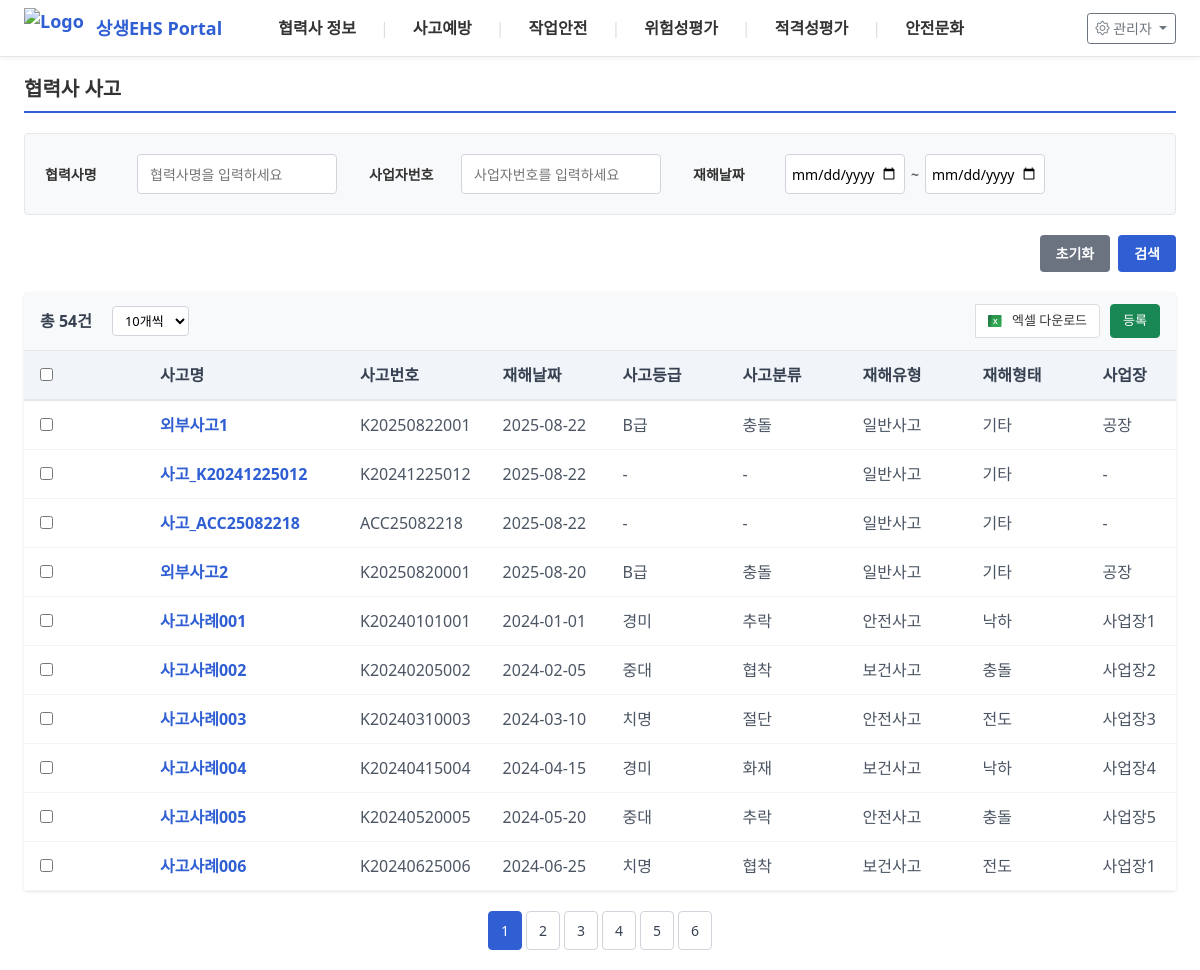
Screenshot of /partner-accident with the database file from the repository.
### tables this page shows
CREATE TABLE accidents_cache (
                id INTEGER PRIMARY KEY AUTOINCREMENT,
                business_number TEXT NOT NULL,
                accident_date TEXT,
                accident_type TEXT,
                accident_location TEXT,
                accident_description TEXT,
                injury_level TEXT,
                injured_count INTEGER,
                cause_analysis TEXT,
                preventive_measures TEXT,
                report_date TEXT,
                reporter_name TEXT,
                synced_at DATETIME DEFAULT CURRENT_TIMESTAMP, custom_data TEXT, accident_number TEXT, accident_name TEXT, accident_time TEXT, accident_datetime TEXT, accident_grade TEXT, injury_type TEXT, injury_form TEXT, workplace TEXT, building TEXT, floor TEXT, location_detail TEXT, day_of_week TEXT, responsible_company1 TEXT, responsible_company1_no TEXT, responsible_company2 TEXT, responsible_company2_no TEXT, is_deleted INTEGER DEFAULT 0,
                FOREIGN KEY (business_number) REFERENCES partners_cache (business_number)
            );

### app.py (the view)
@app.route("/partner-accident")
def partner_accident_route():
    return partner_accident()

### app.py (called while the page is built, shortened)
def from_json_filter(value):
    try:
        return json.loads(value) if value else []
    except:
        return []

def init_sample_data():
    conn = partner_manager.db_config.get_sqlite_connection()
    cursor = conn.cursor()
    try:
        cursor.execute("SELECT COUNT(*) FROM partners_cache")
        count = cursor.fetchone()[0]
        cursor.execute("PRAGMA table_info(partners_cache)")
        columns = [col[1] for col in cursor.fetchall()]
        if count > 0:
            conn.close()
            return
    except Exception as e:
        logging.warning(f"데이터 확인 중 오류: {e}")

@app.before_request
def before_request():
    if request.path != '/data-recovery':
        init_db()

def convert_code_to_value(column_key, code):
    if not code:
        return code
    if column_key in DROPDOWN_MAPPINGS:
        return DROPDOWN_MAPPINGS[column_key].get(code, code)
    try:
        conn = sqlite3.connect(DB_PATH)
        cursor = conn.cursor()
        result = cursor.execute("""
            SELECT option_value
            FROM dropdown_option_codes
            WHERE column_key = ? AND option_code = ?
        """, (column_key, code)).fetchone()
        conn.close()
        if result:
            return result[0]
        else:
            return code
    except:
        return code

@app.after_request
def add_header(response):
    response.headers['Cache-Control'] = 'no-cache, no-store, must-revalidate'
    response.headers['Pragma'] = 'no-cache'
    response.headers['Expires'] = '0'
    return response

### database_config.py (called while the page is built)
    def get_sqlite_connection(self):
        return sqlite3.connect(self.local_db_path)

### templates/partner-accident.html (shortened to what this page needs)
{% extends "base.html" %}
{% block content %}
<div class="page-header">
    <h2 class="page-title">협력사 사고</h2>
</div>
<div class="search-section">
    <form method="GET" class="search-form">
        <div class="search-fields">
            <div class="search-group">
                <label>협력사명</label>
                <input type="text" name="company_name" value="{{ request.args.get('company_name', '') }}" placeholder="협력사명을 입력하세요">
            </div>
            <div class="search-group">
                <label>사업자번호</label>
                <input type="text" name="business_number" value="{{ request.args.get('business_number', '') }}" placeholder="사업자번호를 입력하세요">
            </div>
            <div class="search-group range-group">
                <label>재해날짜</label>
                <div class="range-inputs">
                    <input type="date" name="accident_date_start" value="{{ request.args.get('accident_date_start', '') }}" placeholder="시작일">
                    <span class="range-separator">~</span>
                    <input type="date" name="accident_date_end" value="{{ request.args.get('accident_date_end', '') }}" placeholder="종료일">
                </div>
            </div>
        </div>
    </form>
</div>
<div class="search-buttons-section">
    <div class="search-buttons">
        <button type="button" onclick="resetForm()" class="btn-reset">초기화</button>
        <button type="button" onclick="document.querySelector('.search-form').submit()" class="btn-search">검색</button>
    </div>
</div>
<div class="table-section">
    <div class="table-header">
        <div class="left-controls">
            <span class="total-count">총 {{ total_count }}건</span>
            <div class="per-page-selector">
                <select onchange="changePerPage(this.value)">
                    <option value="10" {% if request.args.get('per_page', '10') == '10' %}selected{% endif %}>10개씩</option>
                </select>
            </div>
        </div>
        <div class="action-buttons">
            <button class="btn btn-sm btn-excel-download" onclick="exportToExcel()">
                <img src="/static/icons/excel-icon.svg" style="vertical-align: middle; margin-right: 4px;" width="16" height="16">
                엑셀 다운로드
            </button>
            <button class="btn btn-sm btn-register" onclick="showRegisterModal()">
                등록
            </button>
        </div>
    </div>
    <div class="table-wrapper">
        <table class="data-table">
            <thead>
                <tr>
                    <th style="width: 40px;"><input type="checkbox" id="selectAll" onchange="toggleSelectAll()"></th>
                    <th class="fixed-col">사고명</th>
                    <th>사고번호</th>
                    <th>재해날짜</th>
                    <th>사고등급</th>
                    <th>사고분류</th>
                    <th>재해유형</th>
                    <th>재해형태</th>
                    <th>사업장</th>
                </tr>
            </thead>
            <tbody>
                {% for accident in accidents %}
                <tr>
                    <td style="width: 40px;">
                        <input type="checkbox" class="accident-checkbox" value="{{ accident.id }}" onchange="updateDeleteButton()">
                    </td>
                    <td class="fixed-col">
                        <a href="javascript:void(0)" class="company-link" onclick="openAccidentModal('{{ accident.id }}')">{{ accident.accident_name }}</a>
                    </td>
                    <td>{{ accident.accident_number }}</td>
                    <td>{{ accident.accident_date }}</td>
                    <td>{{ accident.accident_grade or '-' }}</td>
                    <td>{{ accident.accident_type or '-' }}</td>
                    <td>{{ accident.disaster_type or '-' }}</td>
                    <td>{{ accident.disaster_form or '-' }}</td>
                    <td>{{ accident.workplace or '-' }}</td>
                </tr>
                {% else %}
                <tr>
                    <td colspan="{{ 19 + dynamic_columns|length }}" class="no-data">검색 결과가 없습니다.</td>
                </tr>
                {% endfor %}
            </tbody>
        </table>
    </div>
</div>
{% if pagination.pages > 1 %}
<div class="pagination-section">
    <div class="pagination">
        {% set search_params = {} %}
        {% for key, value in request.args.items() %}
            {% if key != 'page' %}
                {% set _ = search_params.update({key: value}) %}
            {% endif %}
        {% endfor %}
        {% set window_info = pagination.get_window_info() %}
        {% for page in pagination.iter_pages() %}
            {% if page != pagination.page %}
                <a href="{{ url_for('page_view', url='partner-accident', page=page, **search_params) }}" class="page-btn">{{ page }}</a>
            {% else %}
                <span class="page-btn active">{{ page }}</span>
            {% endif %}
        {% endfor %}
    </div>
</div>
{% endif %}
{% endblock %}

### templates/base.html (style rules this page uses)
html, body { overflow-x: hidden; width: 100%; max-width: 100vw; }

### templates/partner-accident.html (style rules this page uses)
.page-header { background: #fff; margin-bottom: 20px; padding-bottom: 10px; border-bottom: 2px solid #2f5fd3; }
.page-title { color: #333; font-size: 20px; font-weight: 700; margin: 0; }
.search-section { background: #f8f9fa; padding: 20px; margin-bottom: 20px; border-radius: 4px; border: 1px solid #e5e7eb; }
.search-form { width: 100%; }
.search-fields { display: flex; gap: 32px; flex-wrap: wrap; }
.search-group { display: flex; align-items: center; gap: 12px; flex: 0 0 auto; }
.search-group label { font-weight: 600; color: #333; font-size: 14px; white-space: nowrap; width: 80px; flex-shrink: 0; text-align: left; }
.search-group input[type="text"], .search-group input[type="date"] { height: 40px; border: 1px solid #d1d5db; border-radius: 4px; font-size: 14px; box-sizing: border-box; width: 200px; padding: 0 12px; }
.range-group .range-inputs { display: flex; align-items: center; gap: 6px; width: 200px; flex-shrink: 0; height: 40px; }
.range-inputs input[type="date"] { width: 120px; height: 40px; padding: 0 6px; flex-shrink: 0; }
.range-separator { font-weight: 600; color: #666; flex-shrink: 0; font-size: 14px; }
.search-buttons-section { margin-bottom: 20px; }
.search-buttons { display: flex; gap: 8px; justify-content: flex-end; }
.btn-reset, .btn-search { padding: 8px 16px; border: none; border-radius: 4px; font-size: 14px; font-weight: 600; cursor: pointer; white-space: nowrap; }
.btn-reset { background: #6b7280; color: white; }
.btn-search { background: #2f5fd3; color: white; }
.table-section { background: white; border-radius: 4px; overflow: hidden; box-shadow: 0 1px 3px rgba(0,0,0,0.1); }
.table-header { padding: 12px 16px; background: #f8f9fa; border-bottom: 1px solid #e5e7eb; display: flex; justify-content: space-between; align-items: center; }
.left-controls { display: flex; align-items: center; gap: 15px; }
.action-buttons { display: flex; align-items: center; gap: 0; }
.action-buttons .btn { padding: 6px 12px; font-size: 13px; border: 1px solid #ddd; cursor: pointer; display: inline-flex; align-items: center; gap: 4px; transition: all 0.2s; background: white; color: #333; }
.btn-excel-download { border-radius: 0 4px 4px 0; margin-right: 10px; }
.btn-register { background-color: #198754 !important; color: white !important; border-color: #198754 !important; border-radius: 4px; }
.total-count { font-weight: 600; color: #374151; }
.per-page-selector { display: inline-flex; align-items: center; }
.per-page-selector select { padding: 4px 8px; border: 1px solid #d1d5db; border-radius: 4px; font-size: 13px; background: white; margin-left: 5px; }
.table-wrapper { overflow-x: auto; position: relative; }
.data-table { width: max-content; min-width: 100%; border-collapse: collapse; }
.data-table th { background: #f1f5f9; padding: 12px 16px; text-align: left; font-weight: 600; color: #374151; border-bottom: 2px solid #e5e7eb; white-space: nowrap; min-width: 120px; }
.data-table th.fixed-col { position: sticky; left: 0; z-index: 2; background: #f1f5f9; box-shadow: 2px 0 4px rgba(0,0,0,0.05); min-width: 200px; }
.data-table td { padding: 12px 16px; border-bottom: 1px solid #f1f5f9; color: #4b5563; white-space: nowrap; min-width: 120px; }
.data-table td.fixed-col { position: sticky; left: 0; z-index: 1; background: white; box-shadow: 2px 0 4px rgba(0,0,0,0.05); min-width: 200px; }
.company-link { color: #2f5fd3; text-decoration: none; font-weight: 600; }
.pagination-section { margin-top: 20px; display: flex; justify-content: center; }
.pagination { display: flex; gap: 4px; }
.page-btn { padding: 8px 12px; border: 1px solid #d1d5db; background: white; color: #374151; text-decoration: none; border-radius: 4px; font-size: 14px; }
.page-btn.active { background: #2f5fd3; color: white; border-color: #2f5fd3; }

### rows the page displays
accidents_cache: accident_name "외부사고1", accident_number "K20250822001", accident_date "2025-08-22", accident_grade "B급", accident_type "충돌", disaster_type "일반사고", disaster_form "기타", workplace "공장"
accidents_cache: accident_name "사고_K20241225012", accident_number "K20241225012", accident_date "2025-08-22", accident_grade "-", accident_type "-", disaster_type "일반사고", disaster_form "기타", workplace "-"
accidents_cache: accident_name "사고_ACC25082218", accident_number "ACC25082218", accident_date "2025-08-22", accident_grade "-", accident_type "-", disaster_type "일반사고", disaster_form "기타", workplace "-"
accidents_cache: accident_name "외부사고2", accident_number "K20250820001", accident_date "2025-08-20", accident_grade "B급", accident_type "충돌", disaster_type "일반사고", disaster_form "기타", workplace "공장"

### other values shown
{{ m.title }} "협력사 정보" "사고예방" "작업안전" "위험성평가" "적격성평가" "안전문화"
{{ total_count }} "54"
{{ accident.accident_name }} "사고사례001" "사고사례002" "사고사례003" "사고사례004" "사고사례005" "사고사례006"
{{ accident.accident_number }} "K20240101001" "K20240205002" "K20240310003" "K20240415004" "K20240520005" "K20240625006"
{{ accident.accident_date }} "2024-01-01" "2024-02-05" "2024-03-10" "2024-04-15" "2024-05-20" "2024-06-25"
{{ accident.accident_grade or '-' }} "경미" "중대" "치명" "경미" "중대" "치명"
{{ accident.accident_type or '-' }} "추락" "협착" "절단" "화재" "추락" "협착"
{{ accident.disaster_type or '-' }} "안전사고" "보건사고" "안전사고" "보건사고" "안전사고" "보건사고"
{{ accident.disaster_form or '-' }} "낙하" "충돌" "전도" "낙하" "충돌" "전도"
{{ accident.workplace or '-' }} "사업장1" "사업장2" "사업장3" "사업장4" "사업장5" "사업장1"
{{ page }} "1"
{{ page }} "2" "3" "4" "5" "6"
